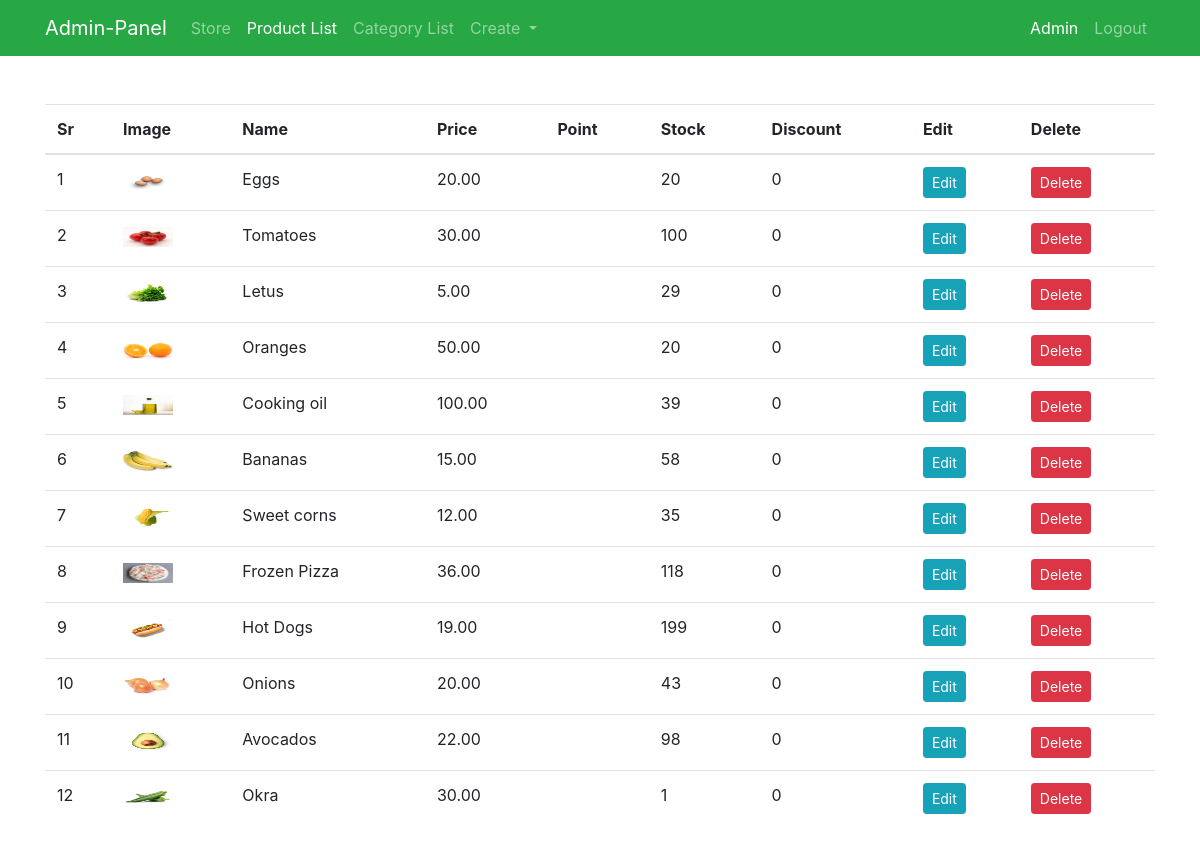
Before: /admin (signed in) with the older database file.
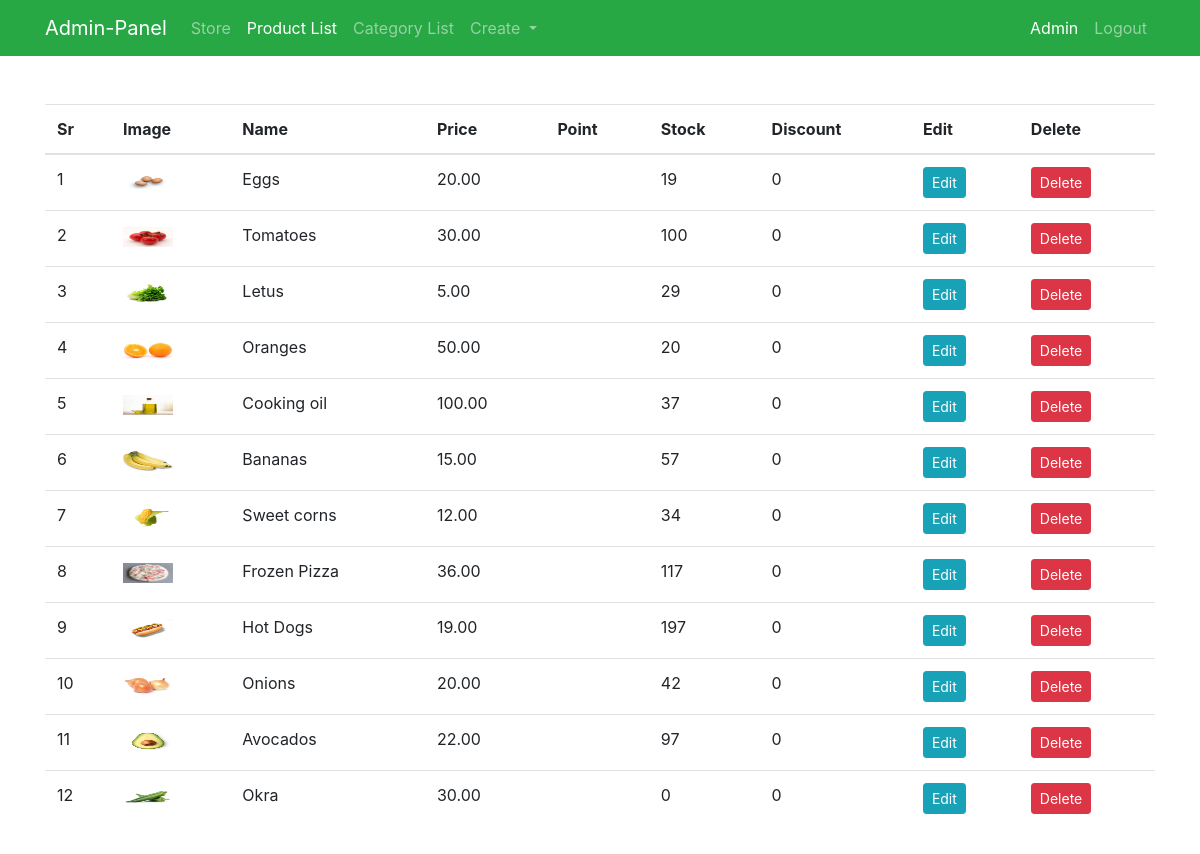
After: the same page with the newer database file.
### src/models.py (models this page shows, shortened)
class ProductModel(db.Model):
    __seachbale__ = ['name', 'description']
    id = db.Column(db.Integer, primary_key=True)
    name = db.Column(db.String(80), nullable=False)
    price = db.Column(db.Numeric(10, 2), nullable=False)
    discount = db.Column(db.Integer, default=0)
    stock = db.Column(db.Integer, nullable=False)
    description = db.Column(db.Text, nullable=False)
    pub_date = db.Column(db.DateTime, nullable=False, default=datetime.utcnow)
    category_id = db.Column(db.Integer, db.ForeignKey('category_model.id'), nullable=False)
    category = db.relationship('CategoryModel', backref=db.backref('categories', lazy=True))
    image_1 = db.Column(db.String(150), nullable=False, default='image1.jpg')
    image_2 = db.Column(db.String(150), nullable=False, default='image2.jpg')
    image_3 = db.Column(db.String(150), nullable=False, default='image3.jpg')

### src/admin/routes.py (the view)
@admin_bp.route('/admin')
@admin_only
def admin():
    products = ProductModel.query.all()
    return render_template('admin/home.html', title='Admin page', products=products)

### src/admin/utils.py (called while the page is built)
def admin_only(f):
    @wraps(f)
    def decorated_function(*args, **kwargs):
        if not current_user.is_authenticated or current_user.is_admin != True:
            return abort(403)
        return f(*args, **kwargs)
    return decorated_function

### src/templates/admin/home.html (shortened to what this page needs)
{% extends 'layout.html' %}
{% block content %}
{% include 'includes/admin-navbar.html' %}
<div class="container my-5">
    <table class="table tbale-sm">
        <thead>
            <th>Sr</th>
            <th>Image</th>
            <th>Name</th>
            <th>Price</th>
            <th>Point</th>
            <th>Stock</th>
            <th>Discount</th>
            <th>Edit</th>
            <th>Delete</th>
        </thead>
        <tbody>
          {% for product in products %}
          <tr>
            <td>{{loop.index}}</td>
            <td> <img src="{{url_for('static',filename='images/' + product.image_1)}}" alt="{{product.name}}" width="50" height="20"></td>
            <td>{{ product.name }}</td>
            <td>{{ product.price }}</td>
            <td>{{ product.point }}</td>
            <td>{{ product.stock }}</td>
            <td>{{ product.discount }}</td>
            <td> <a href="{{url_for('products_bp.update_product', product_id=product.id)}}" class="btn btn-sm btn-info">Edit </a> </td>
            <td><button type="button" class="btn btn-danger btn-sm" data-toggle="modal" data-target="#exampleModal-{{product.id}}">
              Delete
            </button></td>
          </tr>
          {% endfor %}
        </tbody>
    </table>
</div>
{% endblock content %}

Changed rows visible on the page:
changed ProductModel "Eggs": stock "20" → "19"
changed ProductModel "Cooking oil": stock "39" → "37"
changed ProductModel "Bananas": stock "58" → "57"
changed ProductModel "Sweet corns": stock "35" → "34"
changed ProductModel "Frozen Pizza": stock "118" → "117"
changed ProductModel "Hot Dogs": stock "199" → "197"
changed ProductModel "Onions": stock "43" → "42"
changed ProductModel "Avocados": stock "98" → "97"
changed ProductModel "Okra": stock "1" → "0"
